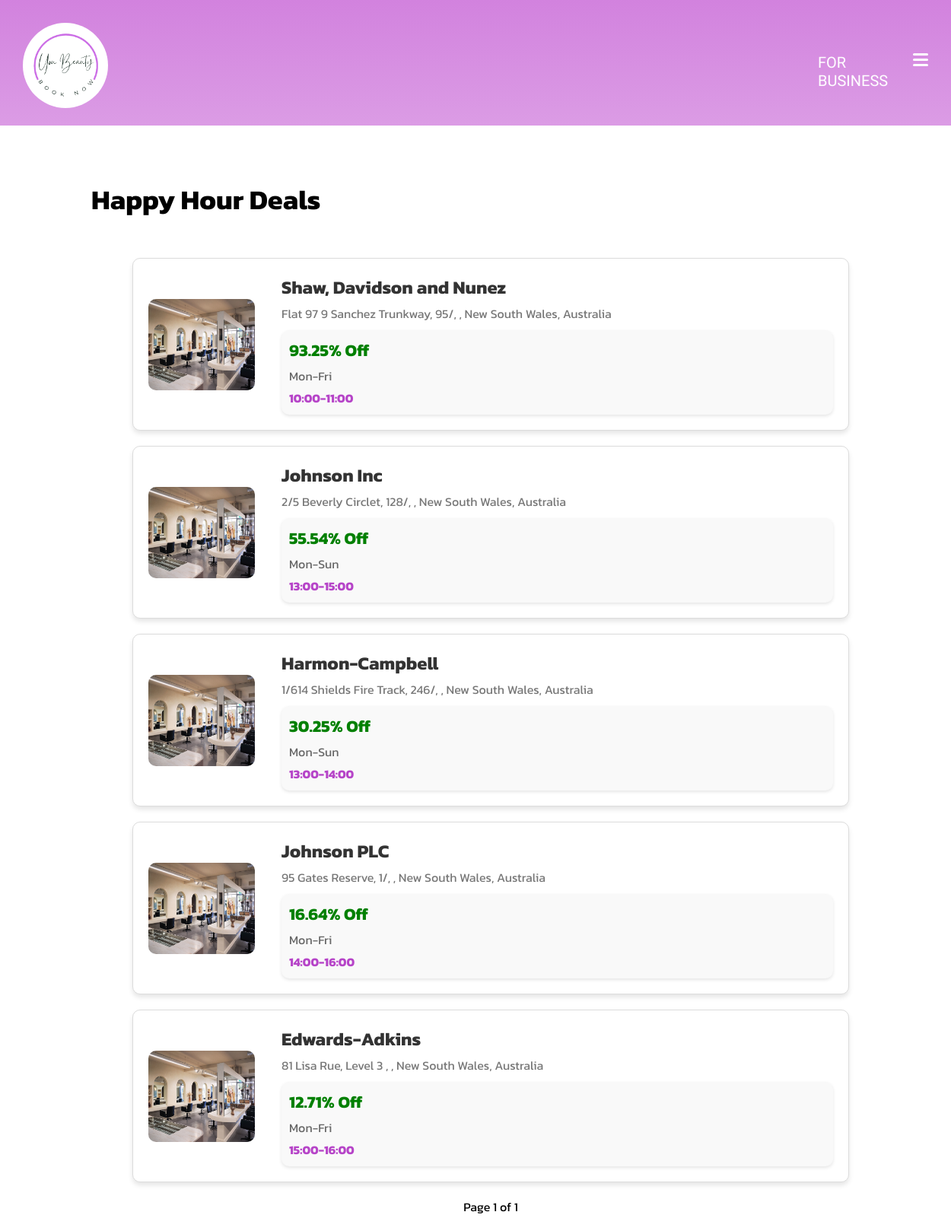
Page /happy-hour-deals on the earlier database version.
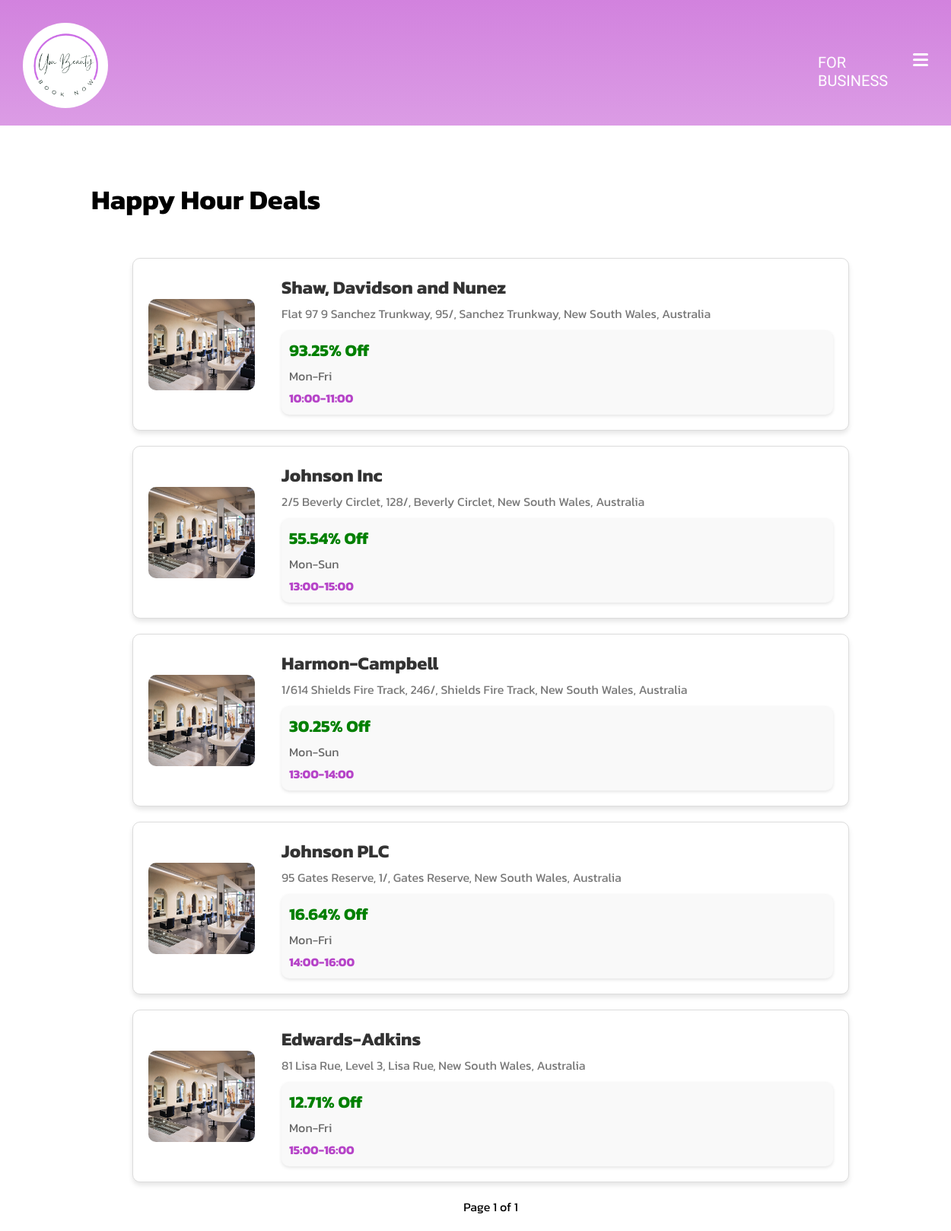
Same page on the later database version.
### salons/models.py (models this page shows, shortened)
class SalonInfo(models.Model):
    salon_name = models.CharField(max_length=255)
    salon_address = models.OneToOneField(SalonAddress, on_delete=models.CASCADE)
    salon_photo = models.ImageField(upload_to='salon_photos/', blank=True, null=True)
    salon_openingtime = models.TimeField()
    salon_closingtime = models.TimeField()
    happyhour_times = models.CharField(max_length=255)
    happyhour_days = models.CharField(max_length=255)
    happyhour_discount = models.DecimalField(max_digits=5, decimal_places=2)

class SalonAddress(models.Model):
    address_line1 = models.CharField(max_length=255)
    address_line2 = models.CharField(max_length=255, blank=True, null=True)
    suburb = models.CharField(max_length=100)
    state = models.CharField(max_length=100)
    postcode = models.CharField(max_length=10)
    country = models.CharField(max_length=100)
    def __str__(self):
        return f'{self.address_line1}, {self.address_line2}, {self.suburb}, {self.state}, {self.country}'

### customers/views.py (the view)
# urls.py: path('happy-hour-deals', views.HappyHourView, name='happy_hour'),
def HappyHourView(request):
    salons = SalonInfo.objects.filter(happyhour_discount__isnull=False).order_by('-happyhour_discount')
    paginator = Paginator(salons, 10)
    page_number = request.GET.get('page', 1) # find the current page number, default is 1
    salon_page = paginator.get_page(page_number)
    return render(request, 'happy_hour.html', {'salons': salon_page})

### accounts/context_processors.py (called while the page is built, shortened)
def global_variable(request):
    is_authenticated_customer = False
    current_user = request.user
    print(f"{current_user} is authenticated customer: {is_authenticated_customer}")
    return {
        "is_authenticated_customer": is_authenticated_customer,
    }

### templates/happy_hour.html (shortened to what this page needs)
{% extends "base.html" %}
{% load static %}
{% block content %}
<head>
    <link rel="stylesheet" type="text/css" href="{% static 'css/happy-hour.css' %}">
</head>
<div class="top-bar"></div>
<div class="happy-hour-container">
    <h1>Happy Hour Deals</h1>
    <div class="happy-hour-cards-container">
        {% for salon in salons %}
        <a href="{% url 'salons:salon_page' salon.id %}">
            <div class="happy-hour-card">
                <img src="{% static 'design/salon-image.jpg' %}" alt="Salon Image" class="happy-hour-image">
                <div class="happy-hour-details">
                    <h2>{{ salon.salon_name }}</h2>
                    <p>{{ salon.salon_address }}</p>
                    <div class="happy-hour-highlight">
                        <span class="happy-hour-discount">{{ salon.happyhour_discount }}% Off</span>
                        <span class="happy-hour-days">{{ salon.happyhour_days }}</span>
                        <span class="happy-hour-times">{{ salon.happyhour_times }}</span>
                    </div>
                </div>
            </div>
        </a>
        {% endfor %}
        <div class="pagination">
            <span class="step-links">
                <span class="current">Page {{ salons.number }} of {{ salons.paginator.num_pages }}</span>
            </span>
        </div>
    </div>
</div>
{% endblock %}

Differences in the rows shown:
changed through a linked row, SalonInfo "Shaw, Davidson and Nunez": salon_address "Flat 97 9 Sanchez Trunkway, 95/, , New South Wales, Australia" → "Flat 97 9 Sanchez Trunkway, 95/, Sanchez Trunkway, New South Wales, Australia"
changed through a linked row, SalonInfo "Johnson Inc": salon_address "2/5 Beverly Circlet, 128/, , New South Wales, Australia" → "2/5 Beverly Circlet, 128/, Beverly Circlet, New South Wales, Australia"
changed through a linked row, SalonInfo "Harmon-Campbell": salon_address "1/614 Shields Fire Track, 246/, , New South Wales, Australia" → "1/614 Shields Fire Track, 246/, Shields Fire Track, New South Wales, Australia"
changed through a linked row, SalonInfo "Johnson PLC": salon_address "95 Gates Reserve, 1/, , New South Wales, Australia" → "95 Gates Reserve, 1/, Gates Reserve, New South Wales, Australia"
changed through a linked row, SalonInfo "Edwards-Adkins": salon_address "81 Lisa Rue, Level 3 , , New South Wales, Australia" → "81 Lisa Rue, Level 3, Lisa Rue, New South Wales, Australia"
